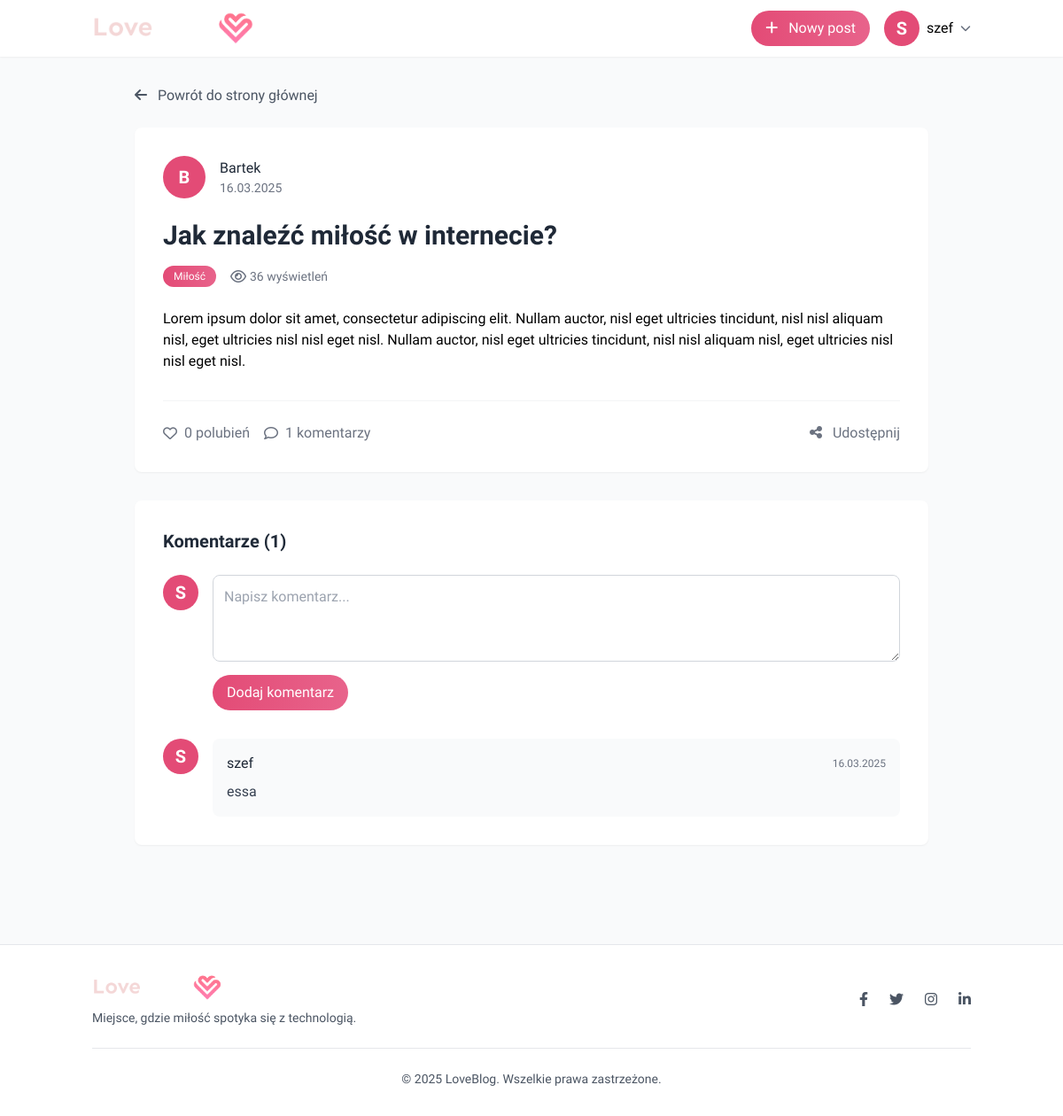
Page /?page=post&id=1 (signed in) on the committed database.
### tables this page shows
CREATE TABLE `posts` (
  `id` int(11) NOT NULL,
  `user_id` int(11) NOT NULL,
  `title` varchar(255) NOT NULL,
  `content` text NOT NULL,
  `category` varchar(50) NOT NULL,
  `image` varchar(255) DEFAULT NULL,
  `likes_count` int(11) DEFAULT 0,
  `comments_count` int(11) DEFAULT 0,
  `views_count` int(11) DEFAULT 0,
  `created_at` datetime NOT NULL,
  `updated_at` datetime NOT NULL
);

CREATE TABLE `users` (
  `id` int(11) NOT NULL,
  `name` varchar(255) NOT NULL,
  `age` int(3) NOT NULL,
  `email` varchar(255) NOT NULL,
  `password` varchar(255) NOT NULL,
  `gender` enum('male','female') NOT NULL,
  `created_at` timestamp NOT NULL DEFAULT current_timestamp(),
  `updated_at` timestamp NOT NULL DEFAULT current_timestamp() ON UPDATE current_timestamp(),
  `profile_image` text DEFAULT NULL,
  `banner_image` text DEFAULT NULL,
  `bio` text DEFAULT NULL,
  `remember_token` varchar(255) DEFAULT NULL,
  `token_expires` datetime DEFAULT NULL,
  `interests` longtext DEFAULT NULL CHECK (json_valid(`interests`)),
  `location` varchar(100) DEFAULT NULL,
  `social_links` longtext DEFAULT NULL CHECK (json_valid(`social_links`)),
  `profile_views` int(11) DEFAULT 0
);

CREATE TABLE `comments` (
  `id` int(11) NOT NULL,
  `post_id` int(11) NOT NULL,
  `user_id` int(11) NOT NULL,
  `content` text NOT NULL,
  `created_at` datetime NOT NULL,
  `updated_at` datetime NOT NULL
);

### pages/post.php (the view, shortened to what this page needs)
<?php
require_once __DIR__ . '/../config/db.php';
$post_id = isset($_GET['id']) ? (int)$_GET['id'] : 0;
$user_id = $_SESSION['user_id'];
$user_name = $_SESSION['user_name'] ?? '';
try {
    $stmt = $pdo->prepare("
        SELECT p.*, u.name as author_name, u.profile_image as author_image
        FROM posts p
        JOIN users u ON p.user_id = u.id
        WHERE p.id = ?
    ");
    $stmt->execute([$post_id]);
    $post = $stmt->fetch(PDO::FETCH_ASSOC);
    $stmt = $pdo->prepare("
        SELECT c.*, u.name as author_name, u.profile_image as author_image
        FROM comments c
        JOIN users u ON c.user_id = u.id
        WHERE c.post_id = ?
        ORDER BY c.created_at DESC
    ");
    $stmt->execute([$post_id]);
    $comments = $stmt->fetchAll(PDO::FETCH_ASSOC);
    $stmt = $pdo->prepare("SELECT id FROM likes WHERE post_id = ? AND user_id = ?");
    $stmt->execute([$post_id, $user_id]);
    $user_liked = $stmt->rowCount() > 0;
} catch (PDOException $e) {
    $error = "Wystąpił błąd podczas pobierania danych: " . $e->getMessage();
}
function formatDate($date) {
    $timestamp = strtotime($date);
    $now = time();
    $diff = $now - $timestamp;
    if ($diff < 60) {
        return "przed chwilą";
    } elseif ($diff < 3600) {
        $minutes = floor($diff / 60);
        return $minutes . " " . ($minutes == 1 ? "minutę" : ($minutes < 5 ? "minuty" : "minut")) . " temu";
    } elseif ($diff < 86400) {
        $hours = floor($diff / 3600);
        return $hours . " " . ($hours == 1 ? "godzinę" : ($hours < 5 ? "godziny" : "godzin")) . " temu";
    } elseif ($diff < 604800) {
        $days = floor($diff / 86400);
        return $days . " " . ($days == 1 ? "dzień" : "dni") . " temu";
    } else {
        return date("d.m.Y", $timestamp);
    }
}
?>
<!DOCTYPE html>
<html lang="pl">
<head>
    <script src="https://cdn.tailwindcss.com"></script>
    <link rel="stylesheet" href="https://cdnjs.cloudflare.com/ajax/libs/font-awesome/6.4.0/css/all.min.css">
</head>
<body class="bg-gray-50 min-h-screen">
<header class="bg-white shadow-sm sticky top-0 z-50">
    <div class="container mx-auto px-4 py-3 flex justify-between items-center">
        <a href="?page=main" class="flex items-center">
            <img src="./assets/images/logo.png" alt="LoveBlog Logo" class="h-10">
        </a>
        <div class="flex items-center space-x-4">
            <a href="?page=create_post" class="bg-button-gradient text-white px-4 py-2 rounded-full font-medium btn-hover-effect hidden sm:block">
                <i class="fas fa-plus mr-2"></i> Nowy post
            </a>
            <div class="relative group">
                <button class="flex items-center space-x-2 focus:outline-none">
                    <div class="w-10 h-10 rounded-full bg-gray-200 overflow-hidden">
                        <?php if (isset($_SESSION['user_profile_image']) && !empty($_SESSION['user_profile_image'])): ?>
                            <img src="<?php echo htmlspecialchars($_SESSION['user_profile_image']); ?>" alt="<?php echo htmlspecialchars($user_name); ?>" class="w-full h-full object-cover">
                        <?php else: ?>
                            <div class="w-full h-full flex items-center justify-center bg-primary text-white text-xl font-bold">
                                <?php echo strtoupper(substr($user_name, 0, 1)); ?>
                            </div>
                        <?php endif; ?>
                    </div>
                    <span class="hidden md:block font-medium"><?php echo htmlspecialchars($user_name); ?></span>
                    <i class="fas fa-chevron-down text-xs text-gray-500"></i>
                </button>
            </div>
        </div>
    </div>
</header>
<div class="container mx-auto px-4 py-8">
    <?php if (isset($post)): ?>
        <div class="max-w-4xl mx-auto">
            <div class="mb-6">
                <a href="?page=main" class="text-gray-600 hover:text-primary transition">
                    <i class="fas fa-arrow-left mr-2"></i> Powrót do strony głównej
                </a>
            </div>
            <div class="bg-white rounded-lg shadow-sm overflow-hidden mb-8">
                <div class="p-6 md:p-8">
                    <div class="flex items-center mb-6">
                        <div class="w-12 h-12 rounded-full bg-gray-200 overflow-hidden mr-4">
                            <?php if (!empty($post['author_image'])): ?>
                                <img src="<?php echo htmlspecialchars($post['author_image']); ?>" alt="<?php echo htmlspecialchars($post['author_name']); ?>" class="w-full h-full object-cover">
                            <?php else: ?>
                                <div class="w-full h-full flex items-center justify-center bg-primary text-white text-xl font-bold">
                                    <?php echo strtoupper(substr($post['author_name'], 0, 1)); ?>
                                </div>
                            <?php endif; ?>
                        </div>
                        <div>
                            <h4 class="font-medium text-gray-800"><?php echo htmlspecialchars($post['author_name']); ?></h4>
                            <p class="text-sm text-gray-500"><?php echo formatDate($post['created_at']); ?></p>
                        </div>
                    </div>
                    <h1 class="text-2xl md:text-3xl font-bold text-gray-800 mb-4"><?php echo htmlspecialchars($post['title']); ?></h1>
                    <div class="flex items-center mb-6">
                        <span class="category-badge text-white text-xs px-3 py-1 rounded-full mr-4">
                            <?php echo htmlspecialchars($post['category']); ?>
                        </span>
                        <div class="flex items-center space-x-4 text-gray-500">
                            <div class="flex items-center">
                                <i class="far fa-eye mr-1"></i>
                                <span class="text-sm"><?php echo $post['views_count']; ?> wyświetleń</span>
                            </div>
                        </div>
                    </div>
                    <div class="prose max-w-none mb-8">
                        <?php echo $post['content']; ?>
                    </div>
                    <div class="flex items-center justify-between border-t border-gray-100 pt-6">
                        <div class="flex items-center space-x-4">
                            <?php if ($user_liked): ?>
                                <a href="?page=post&id=<?php echo $post_id; ?>&action=unlike" class="flex items-center text-primary">
                                    <i class="fas fa-heart mr-2"></i>
                                    <span><?php echo $post['likes_count']; ?> polubień</span>
                                </a>
                            <?php else: ?>
                                <a href="?page=post&id=<?php echo $post_id; ?>&action=like" class="flex items-center text-gray-500 hover:text-primary transition">
                                    <i class="far fa-heart mr-2"></i>
                                    <span><?php echo $post['likes_count']; ?> polubień</span>
                                </a>
                            <?php endif; ?>
                            <div class="flex items-center text-gray-500">
                                <i class="far fa-comment mr-2"></i>
                                <span><?php echo $post['comments_count']; ?> komentarzy</span>
                            </div>
                        </div>
                        <div class="flex items-center">
                            <button class="text-gray-500 hover:text-primary transition">
                                <i class="fas fa-share-alt mr-2"></i>
                                <span>Udostępnij</span>
                            </button>
                        </div>
                    </div>
                </div>
            </div>
            <div class="bg-white rounded-lg shadow-sm overflow-hidden mb-8">
                <div class="p-6 md:p-8">
                    <h2 class="text-xl font-bold text-gray-800 mb-6">Komentarze (<?php echo count($comments); ?>)</h2>
                    <form method="POST" action="" class="mb-8">
                        <div class="flex items-start space-x-4">
                            <div class="w-10 h-10 rounded-full bg-gray-200 overflow-hidden flex-shrink-0">
                                <?php if (isset($_SESSION['user_profile_image']) && !empty($_SESSION['user_profile_image'])): ?>
                                    <img src="<?php echo htmlspecialchars($_SESSION['user_profile_image']); ?>" alt="<?php echo htmlspecialchars($user_name); ?>" class="w-full h-full object-cover">
                                <?php else: ?>
                                    <div class="w-full h-full flex items-center justify-center bg-primary text-white text-xl font-bold">
                                        <?php echo strtoupper(substr($user_name, 0, 1)); ?>
                                    </div>
                                <?php endif; ?>
                            </div>
                            <div class="flex-grow">
                                <textarea
                                    name="comment"
                                    placeholder="Napisz komentarz..."
                                    class="w-full border border-gray-300 rounded-lg p-3 focus:outline-none focus:border-primary"
                                    rows="3"
                                    required
                                ></textarea>
                                <button type="submit" class="mt-2 bg-button-gradient text-white px-4 py-2 rounded-full font-medium btn-hover-effect">
                                    Dodaj komentarz
                                </button>
                            </div>
                        </div>
                    </form>
                    <?php if (empty($comments)): ?>
                        <div class="text-center py-8">
                            <p class="text-gray-500">Brak komentarzy. Bądź pierwszy i dodaj komentarz!</p>
                        </div>
                    <?php else: ?>
                        <div class="space-y-6">
                            <?php foreach ($comments as $comment): ?>
                                <div class="flex items-start space-x-4">
                                    <div class="w-10 h-10 rounded-full bg-gray-200 overflow-hidden flex-shrink-0">
                                        <?php if (!empty($comment['author_image'])): ?>
                                            <img src="<?php echo htmlspecialchars($comment['author_image']); ?>" alt="<?php echo htmlspecialchars($comment['author_name']); ?>" class="w-full h-full object-cover">
                                        <?php else: ?>
                                            <div class="w-full h-full flex items-center justify-center bg-primary text-white text-xl font-bold">
                                                <?php echo strtoupper(substr($comment['author_name'], 0, 1)); ?>
                                            </div>
                                        <?php endif; ?>
                                    </div>
                                    <div class="flex-grow">
                                        <div class="bg-gray-50 rounded-lg p-4">
                                            <div class="flex items-center justify-between mb-2">
                                                <h4 class="font-medium text-gray-800"><?php echo htmlspecialchars($comment['author_name']); ?></h4>
                                                <p class="text-xs text-gray-500"><?php echo formatDate($comment['created_at']); ?></p>
                                            </div>
                                            <p class="text-gray-700"><?php echo nl2br(htmlspecialchars($comment['content'])); ?></p>
                                        </div>
                                    </div>
                                </div>
                            <?php endforeach; ?>
                        </div>
                    <?php endif; ?>
                </div>
            </div>
        </div>
    <?php endif; ?>
</div>
<footer class="bg-white border-t border-gray-200 mt-12 py-8">
    <div class="container mx-auto px-4">
        <div class="flex flex-col md:flex-row justify-between items-center">
            <div class="mb-4 md:mb-0">
                <img src="./assets/images/logo.png" alt="LoveBlog Logo" class="h-8">
                <p class="text-gray-600 text-sm mt-2">Miejsce, gdzie miłość spotyka się z technologią.</p>
            </div>
            <div class="flex space-x-6">
                <a href="#" class="text-gray-600 hover:text-primary transition">
                    <i class="fab fa-facebook-f"></i>
                </a>
                <a href="#" class="text-gray-600 hover:text-primary transition">
                    <i class="fab fa-twitter"></i>
                </a>
                <a href="#" class="text-gray-600 hover:text-primary transition">
                    <i class="fab fa-instagram"></i>
                </a>
                <a href="#" class="text-gray-600 hover:text-primary transition">
                    <i class="fab fa-linkedin-in"></i>
                </a>
            </div>
        </div>
        <div class="border-t border-gray-200 mt-6 pt-6 text-center">
            <p class="text-gray-600 text-sm">
                &copy; <?php echo date('Y'); ?> LoveBlog. Wszelkie prawa zastrzeżone.
            </p>
        </div>
    </div>
</footer>
</body>
</html>

### includes/header.php (shortened to what this page needs)
<!DOCTYPE html>
<html lang="pl">
<head>
    <link rel="stylesheet" href="./assets/css/output.css">
</head>
<body>

### index.php (shortened to what this page needs)
<?php
$page = isset($_GET['page']) ? $_GET['page'] : 'home';
include_once BASE_PATH . '/includes/header.php';
switch ($page) {
    case 'post':
        include_once BASE_PATH . '/pages/post.php';
        break;
}
?>

### pages/post.php (style rules this page uses)
body { font-family: 'Sen', sans-serif; }
.btn-hover-effect { transition: all 0.3s ease; background-size: 200% auto; background-position: left center; }
.bg-button-gradient { background: linear-gradient(to right, #e34b76, #e8638b); }
.category-badge { background: linear-gradient(to right, #e34b76, #e8638b); }

### rows in the picture
posts: user.name "B", user.name "Bartek", created_at "16.03.2025", title "Jak znaleźć miłość w internecie?", category "Miłość", views_count "36", content "Lorem ipsum dolor sit amet, consectetur adipiscing elit. Nullam auctor, nisl eget ultricies tincidunt, nisl nisl aliquam nisl, eget ultricies nisl nisl eget nisl. Nullam auctor, nisl eget ultricies tincidunt, nisl nisl aliquam nisl, eget ultricies nisl nisl eget nisl.", likes_count "0", comments_count "1"
comments: user.name "S", user.name "szef", created_at "16.03.2025", content "essa"

### other values in the picture
substr($user_name, 0, 1) "S"
$user_name "szef"
count($comments) "1"
